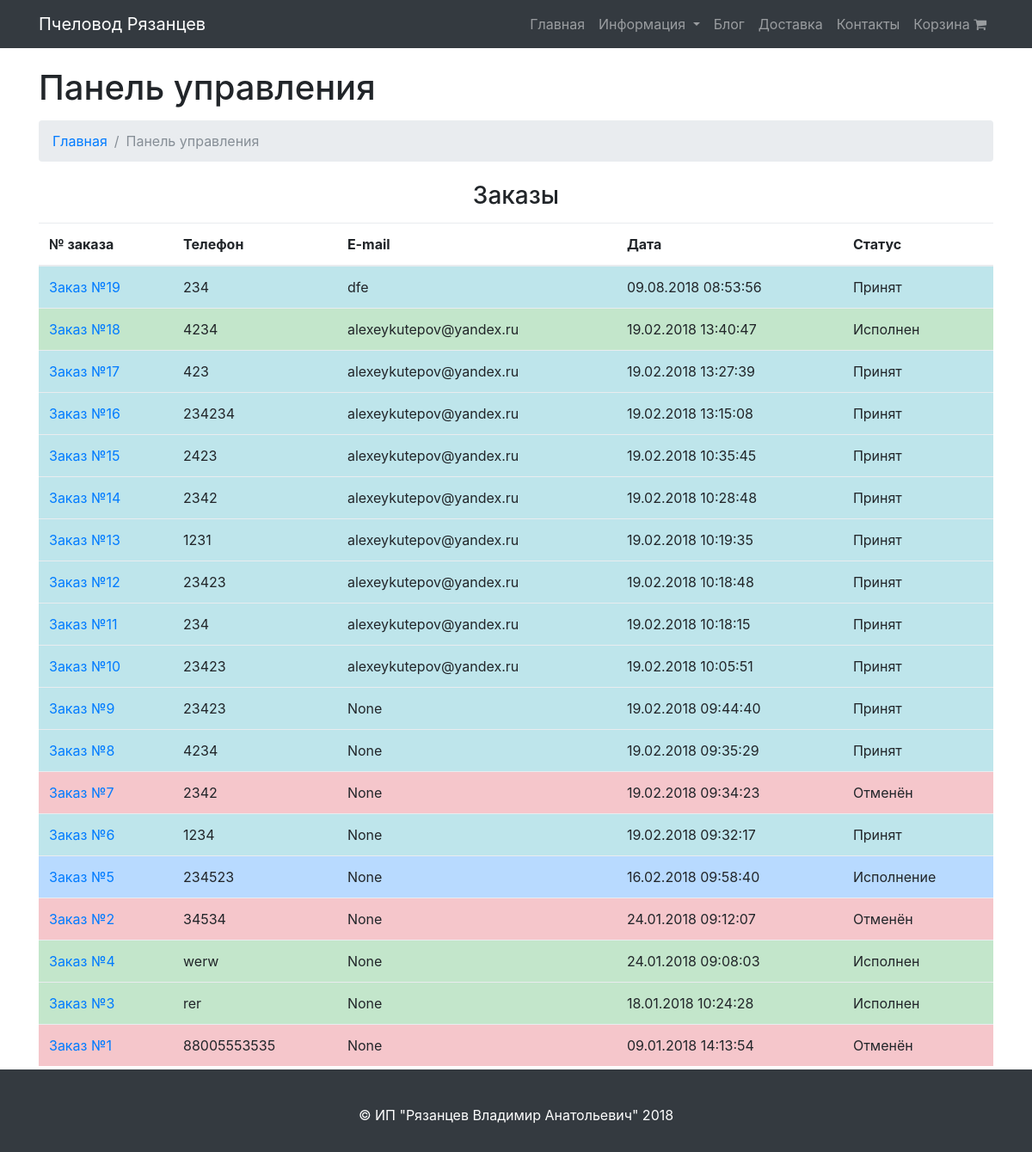
Screenshot of /control/ with the database file from the repository.
### store/models.py (models this page shows, shortened)
class Order(models.Model):
    accepted = 'Принят'
    execution = 'Исполнение'
    executed = 'Исполнен'
    canceled = 'Отменён'
    status_classifier = (
        (accepted, 'Принят'),
        (execution, 'Исполнение'),
        (executed, 'Исполнен'),
        (canceled, 'Отменён'),
    )
    uuid = models.UUIDField(default=uuid.uuid4, editable=False)
    email = models.EmailField(blank=True, null=True)
    phone = models.CharField(max_length=20)
    date = models.DateTimeField(default=timezone.now)
    status = models.CharField(max_length=10, choices=status_classifier, default=accepted)

### control_panel/views.py (the view)
# urls.py: url(r'^control/$', views.control, name='control'),
def control(request):
    order_list = Order.objects.all().order_by('-date')
    return render(
        request,
        "control_panel/control_panel.html",
        {
            "order_list": order_list
        }
    )

### templates/control_panel/control_panel.html (shortened to what this page needs)
{% extends "base.html" %}
{% load poll_extras %}
{% block content %}
    <div class="container">
        <h1 class="mt-4 mb-3">Панель управления</h1>
        <ol class="breadcrumb">
            <li class="breadcrumb-item">
                <a href="{% url "index" %}">Главная</a>
            </li>
            <li class="breadcrumb-item active">Панель управления</li>
        </ol>
        <div class="text-center">
            <h3 class="mt-4 mb-3">Заказы</h3>
        </div>
        <table class="table table-hover">
            <thead>
            <tr>
                <th>№ заказа</th>
                <th>Телефон</th>
                <th>E-mail</th>
                <th>Дата</th>
                <th>Статус</th>
            </tr>
            </thead>
            <tbody>
            {% for item in order_list %}
                    <tr class="{% if item.status == 'Принят' %}table-info{% elif item.status == 'Исполнение' %}table-primary{% elif item.status == 'Исполнен' %}table-success{% elif item.status == 'Отменён' %}table-danger{% endif %}">
                        <td><a href="{% url "control_order" id=item.id %}">Заказ №{{ item.id }}</a></td>
                        <td>{{ item.phone }}</td>
                        <td>{{ item.email }}</td>
                        <td>{{ item.date|date:"d.m.Y H:i:s" }}</td>
                        <td>{{ item.status }}</td>
                    </tr>
            {% endfor %}
            </tbody>
        </table>
    </div>
{% endblock %}

### static/css/modern-business.css (style rules this page uses)
body { padding-top: 54px; }
@media (min-width: 992px) { body { padding-top: 56px; } }

### static/css/style.css (style rules this page uses)
html { position: relative; min-height: 100%; }
body { margin-bottom: 100px; }

### rows the page displays
Order: id "19", phone "234", email "dfe", date "09.08.2018 08:53:56", status "Принят"
Order: id "18", phone "4234", email "alexeykutepov@yandex.ru", date "19.02.2018 13:40:47", status "Исполнен"
Order: id "17", phone "423", email "alexeykutepov@yandex.ru", date "19.02.2018 13:27:39", status "Принят"
Order: id "16", phone "234234", email "alexeykutepov@yandex.ru", date "19.02.2018 13:15:08", status "Принят"
Order: id "15", phone "2423", email "alexeykutepov@yandex.ru", date "19.02.2018 10:35:45", status "Принят"
Order: id "14", phone "2342", email "alexeykutepov@yandex.ru", date "19.02.2018 10:28:48", status "Принят"
Order: id "13", phone "1231", email "alexeykutepov@yandex.ru", date "19.02.2018 10:19:35", status "Принят"
Order: id "12", phone "23423", email "alexeykutepov@yandex.ru", date "19.02.2018 10:18:48", status "Принят"
Order: id "11", phone "234", email "alexeykutepov@yandex.ru", date "19.02.2018 10:18:15", status "Принят"
Order: id "10", phone "23423", email "alexeykutepov@yandex.ru", date "19.02.2018 10:05:51", status "Принят"
Order: id "9", phone "23423", email "None", date "19.02.2018 09:44:40", status "Принят"
Order: id "8", phone "4234", email "None", date "19.02.2018 09:35:29", status "Принят"
Order: id "7", phone "2342", email "None", date "19.02.2018 09:34:23", status "Отменён"
Order: id "6", phone "1234", email "None", date "19.02.2018 09:32:17", status "Принят"
Order: id "5", phone "234523", email "None", date "16.02.2018 09:58:40", status "Исполнение"
Order: id "2", phone "34534", email "None", date "24.01.2018 09:12:07", status "Отменён"
Order: id "4", phone "werw", email "None", date "24.01.2018 09:08:03", status "Исполнен"
Order: id "3", phone "rer", email "None", date "18.01.2018 10:24:28", status "Исполнен"
Order: id "1", phone "88005553535", email "None", date "09.01.2018 14:13:54", status "Отменён"
